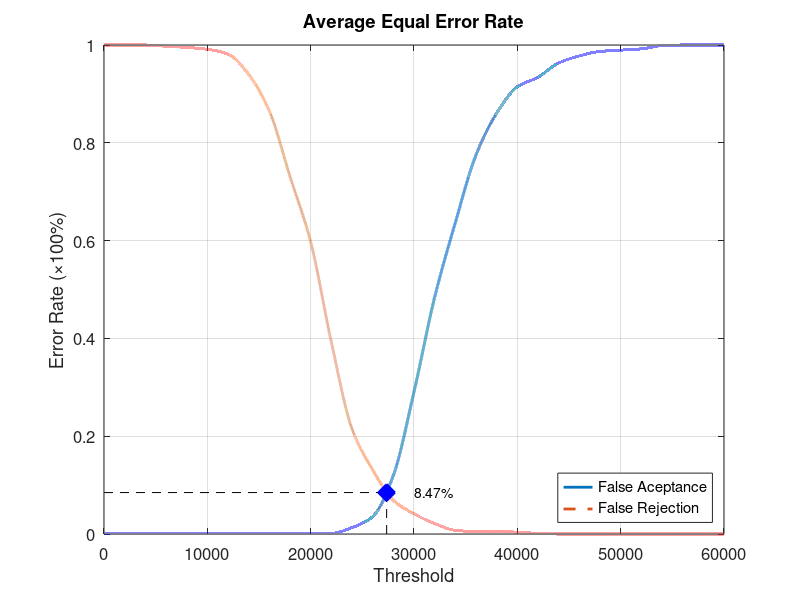
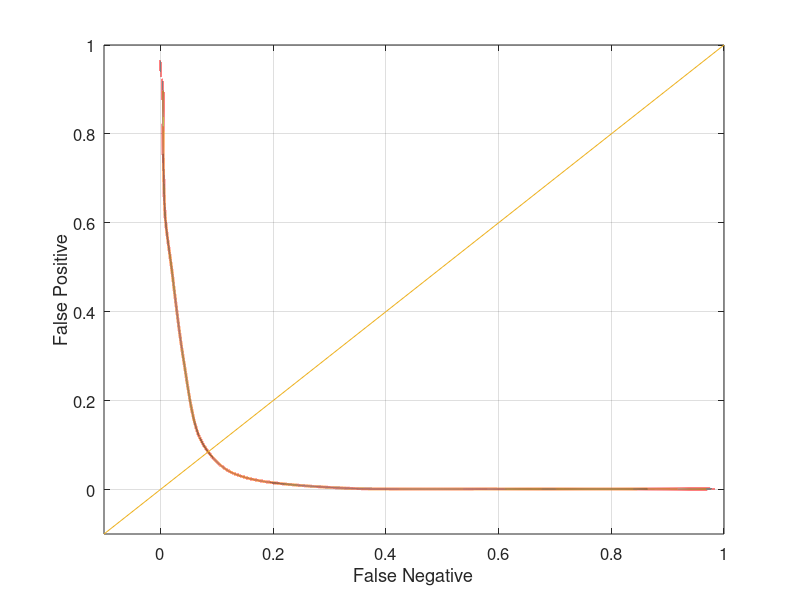

Reproduce these figures in MATLAB, in order.
function yEER = Experiment3Average
close all;
clear;
clc;
x = 0:2000:60000;
xq = 0:0.5:60000;

y0 = [0 0.00131579 0.00131579 0.00131579 0.00131579 0.00131579 0.00131579 0.00131579 0.00131579 0.00131579 0.00131579 0.00131579 0.0131579 0.0355263 0.119737 0.290789 0.484211 0.636842 0.775 0.860526 0.914474 0.934211 0.963158 0.977632 0.986842 0.989474 0.992105 0.998684 1 1 1];
yy0 = interp1(x, y0, xq, 'pchip');
y1 = [1 1 1 0.9975 0.995 0.99125 0.98125 0.94 0.865 0.73125 0.5975 0.3925 0.215 0.13125 0.06875 0.04125 0.02125 0.0075 0.005 0.005 0.00375 0.00125 0 0 0 0 0 0 0 0 0];
yy1 = interp1(x, y1, xq, 'pchip');

% Calculating EER: 
y2 = abs(y0 - y1);
find(y2 == min(y2))
yy2 = abs(yy0 - yy1);
xEER = find(yy2 == min(yy2));
xEERIndex = xq(xEER) % X-axis EER
yEER = yy0(xEER) % Y-axis EER

main = figure
plot(xq, yy0,'-','LineWidth', 2);	hold on
plot(xq, yy1,'--','LineWidth', 2);	hold on
plot([xEERIndex xEERIndex], [0 yEER], 'k--');	hold on
plot([0 xEERIndex], [yEER yEER], 'k--');	hold on
plot(xEERIndex, yEER, 'bx', 'LineWidth', 10);	hold on
text(xEERIndex + 10 * xEERIndex / 100, yEER, [num2str(round((10000 * yEER)) / 100) '%'])
legend('False Aceptance', 'False Rejection', 'Location', 'SouthEast')
xlabel('Threshold')
ylabel('Error Rate (\times100%)')
title('Average Equal Error Rate')
set(gca, 'FontSize', 12)
axis([0 60000 0 1])
grid on

print(main, 'Experiment3AverageMain', '-dpng');
FNRxFPR = figure('Color', [1 1 1]);
plot(yy1, yy0, '-', yy1, yy0, 'LineWidth', 2);
hold on
y = -0.1:0.1:1
plot(y, y); 
set(gca, 'FontSize', 12)
xlabel('False Negative')
ylabel('False Positive')
axis([-0.1 1 -0.1 1])
set(gca, 'FontSize', 12)
grid on

print(FNRxFPR, 'Experiment3AverageFNRxFPR','-dpng');
end
